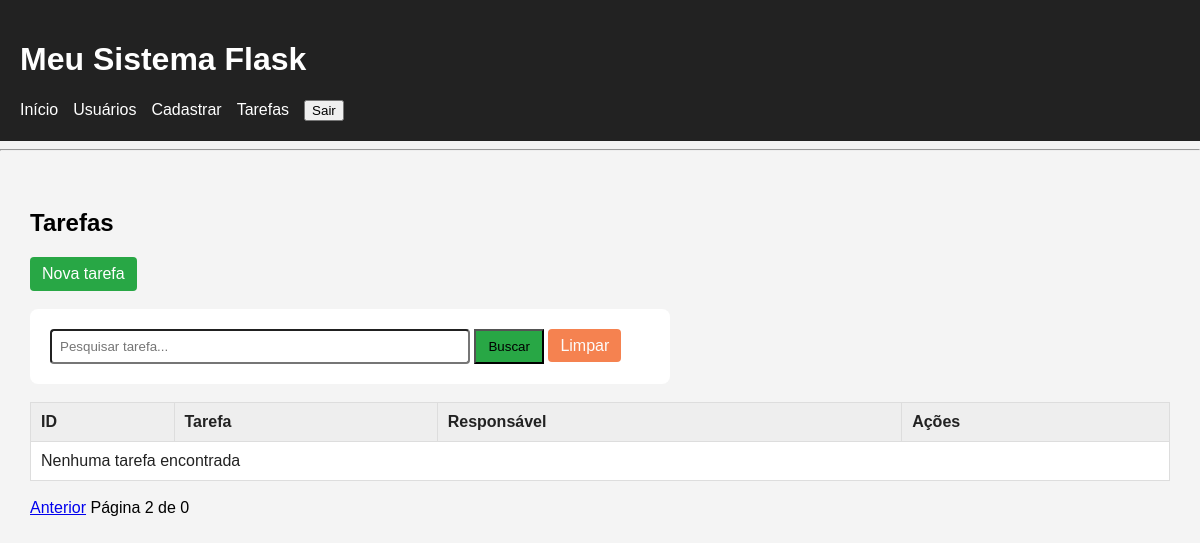
Page /tarefas?busca=&pagina=2 (signed in) on the earlier database version.
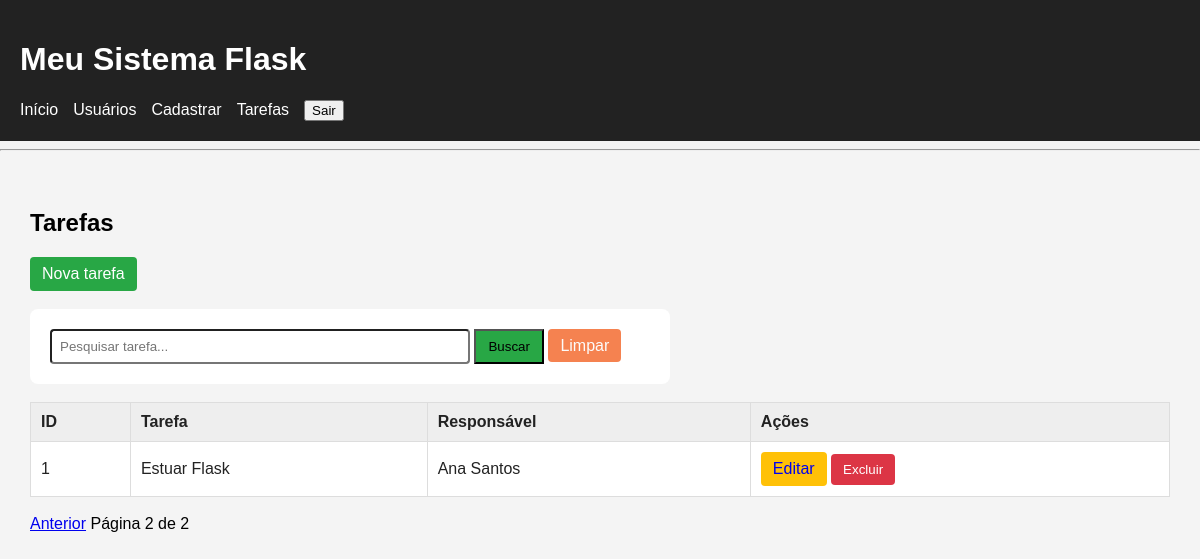
Same page on the later database version.
### tables this page shows
CREATE TABLE tarefas (
                       id INTEGER PRIMARY KEY AUTOINCREMENT, 
                       titulo TEXT NOT NULL,
                       usuario_id INTEGER NOT NULL,
                       
                       FOREIGN KEY (usuario_id)
                       REFERENCES usuarios(id)
                   );

CREATE TABLE usuarios (
                       id  INTEGER PRIMARY KEY AUTOINCREMENT,
                       nome TEXT NOT NULL, 
                       email TEXT NOT NULL,
                       idade INTERGER,
                       cidade TEXT                       
                   );

### routes/tarefas.py (the view)
@tarefas_bp.route("/tarefas")
@login_required
def tarefas():
    busca = request.args.get(
        "busca",
        ""
    ).strip()
    pagina = request.args.get(
        "pagina",
        1,
        type=int
    )
    if pagina < 1:
        pagina = 1
    por_pagina = 5
    offset = (
        pagina - 1
    ) * por_pagina
    if busca:
        total = contar_tarefas_busca(
            busca
        )
        lista = buscar_tarefas_paginadas(
            busca,
            por_pagina,
            offset
        )
    else:
        total = contar_tarefas()
        lista = listar_tarefas_paginadas(
            por_pagina,
            offset
        )
    total_paginas = math.ceil(
        total / por_pagina
    )
    return render_template(
        "tarefas.html",
        tarefas=lista,
        busca=busca,
        pagina=pagina,
        total_paginas=total_paginas
    )

### auth_utils.py (called while the page is built, shortened)
def login_required(funcao):
    @wraps(funcao)
    def verificar_login(*args, **kwargs):
        return funcao(*args, **kwargs)
    return verificar_login

### banco.py (called while the page is built)
def conectar():
    conexao = sqlite3.connect("banco.db")
    conexao.row_factory = sqlite3.Row
    conexao.execute(
        "PRAGMA foreign_keys = ON"
    )
    return conexao

def listar_tarefas_paginadas(limite, offset):
    conexao = conectar()
    cursor = conexao.cursor()
    cursor.execute("""
                   SELECT
                        tarefas.id,
                        tarefas.titulo,
                        tarefas.usuario_id,
                        usuarios.nome AS usuario_nome
                    FROM tarefas

                    JOIN usuarios
                        ON tarefas.usuario_id = usuarios.id

                    ORDER BY tarefas.id DESC

                    LIMIT ?
                    OFFSET ?
                   """, (limite, offset))
    tarefas = cursor.fetchall()
    conexao.close()
    return tarefas

### templates/tarefas.html (shortened to what this page needs)
{% extends "base.html" %}
{% block conteudo %}
<h2>Tarefas</h2>
<a href="{{ url_for('tarefas.cadastrar') }}" class="botao botao-novo">
    Nova tarefa
</a>
<br><br>
<form class="form-search" method="GET">
    <input type="text" name="busca" placeholder="Pesquisar tarefa..." value="{{busca}}">
    <button type="submit">Buscar</button>
    <a href="{{url_for('tarefas.tarefas')}}">Limpar</a>
</form>
<br>
<table class="tabela">
    <thead>
        <tr>
            <th>ID</th>
            <th>Tarefa</th>
            <th>Responsável</th>
            <th>Ações</th>
        </tr>
    </thead>
    <tbody>
        {% if tarefas %}
        {% for tarefa in tarefas %}
        <tr>
            <td>{{ tarefa.id }}</td>
            <td>
                {{ tarefa.titulo }}
            </td>
            <td>
                {{ tarefa.usuario_nome }}
            </td>
            <td>
                <a href="{{ url_for('tarefas.editar', id=tarefa.id) }}" class="botao botao-editar">
                    Editar
                </a>
                <form action="{{ url_for('tarefas.excluir', id=tarefa.id) }}" method="POST" class="form-excluir"
                    onsubmit="return confirm('Deseja realmente excluir esta tarefa?')">
                    <button type="submit" class="botao botao-excluir">
                        Excluir
                    </button>
                </form>
            </td>
        </tr>
        {% endfor %}
        {% else %}
        <tr>
            <td colspan="4">Nenhuma tarefa encontrada</td>
        </tr>
        {% endif %}
    </tbody>
</table>
<br>
<div class="paginacao">
    {% if pagina > 1 %}
    <a href="{{url_for('tarefas.tarefas', busca=busca, pagina=pagina-1)}}">Anterior</a>
    {% endif %}
    <span>
        Página {{pagina}}
        de {{total_paginas}}
    </span>
</div>
{% endblock %}

Differences in the rows shown:
added tarefas: id "1", titulo "Estuar Flask", usuario_nome "Ana Santos"
Other differences:
{{ total_paginas }}: "0" → "2"
text no longer shown: "Nenhuma tarefa encontrada"
